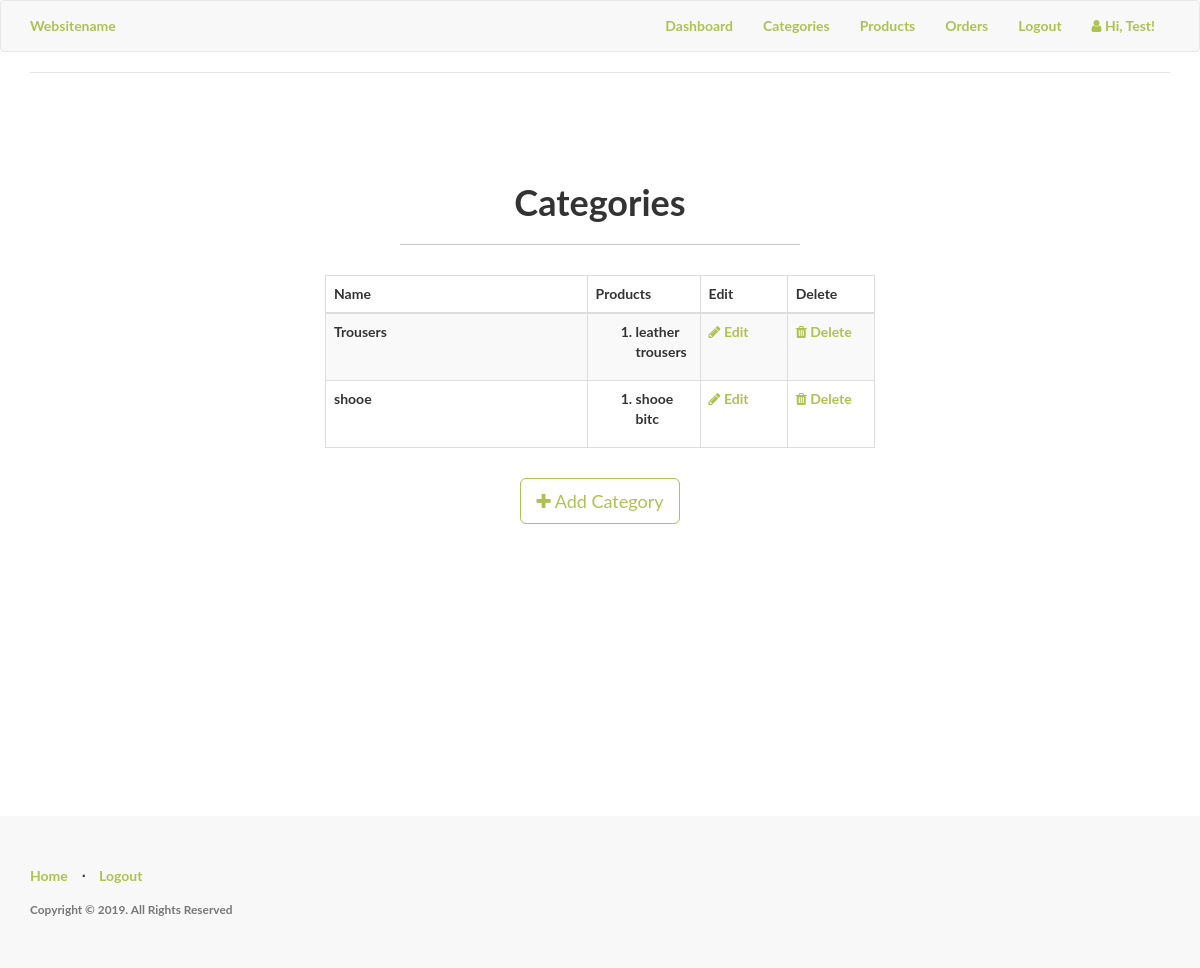
Page /admin/categories (signed in) on the committed database.
### app/models.py (models this page shows, shortened)
class User(UserMixin, db.Model):
	__tablename__="user"
	id = db.Column(db.Integer, primary_key=True)
	firstname = db.Column(db.String(24), index=True)
	lastname = db.Column(db.String(24), index=True)
	email = db.Column(db.String(50), index=True, unique=True)
	password_hash = db.Column(db.String)
	phonenumber = db.Column(db.String(18), index=True, unique=True)
	is_admin = db.Column(db.Boolean, default = False)
	order = db.relationship('Order', backref='my_orders')
	kart = db.relationship('Kart', uselist=False, backref='user_kart')
	shipping_info = db.relationship('ShippingInfo', backref='role',lazy='dynamic')

class Categories(db.Model):
	id = db.Column(db.Integer, primary_key=True)
	category_name  = db.Column(db.String(20), index = True)
	product = db.relationship('Products', backref='products_categories')

class Products(db.Model):
	__tablename__ = 'product'
	id = db.Column(db.Integer, primary_key=True)
	product_name = db.Column(db.String(100), index=True)
	product_price = db.Column(db.Integer, index=True)
	product_image = db.Column(db.String(120),index=True)
	product_description = db.Column(db.String(200), index=True)
	product_stock = db.Column(db.Integer, index = True)
	product_size = db.Column(db.String(5), index = True)
	categories_id = db.Column(db.Integer, db.ForeignKey('categories.id'))
	'''
		foreign key for product.id
		test this weda its one order several products or several orders, serveral products
		using many to many for now
		#many many rel with order
	'''
	order = db.relationship("Order", secondary = association_table)

### app/admin/routes.py (the view)
@admin.route('/categories', methods = ['GET','POST'])
@login_required
def list_categories():
	check_admin()
	categories = Categories.query.all()
	return render_template('admin/categories/categories.html', title = "Product Categories",
		categories = categories)

### app/admin/routes.py (called while the page is built)
def check_admin():
	if not current_user.is_admin:
		abort(403)

### app/models.py (called while the page is built)
@login_manager.user_loader
def load_user(id):
    return User.query.get(int(id))

### app/templates/admin/categories/categories.html (shortened to what this page needs)
{% import "bootstrap/utils.html" as utils %}
{% extends "header.html" %}
{% block body %}
<div class="content-section">
  <div class="outer">
    <div class="middle">
      <div class="inner">
        <br/>
        <br/>
        <h1 style="text-align:center;">Categories</h1>
        {% if categories %}
          <hr class="intro-divider">
          <div class="center">
            <table class="table table-striped table-bordered">
              <thead>
                <tr>
                  <th width="45%"> Name </th>
                  <th width="15%"> Products</th>
                  <th width="15%"> Edit </th>
                  <th width="15%"> Delete </th>
                </tr>
              </thead>
              <tbody>
              {% for category in categories %}
                <tr>
                  <td> {{ category.category_name }} </td>
                    {% if category.product == [] %}
                    <td>
                      0
                    </td>
                    {% else %}
                  <td>
                      <ol>
                        {% for name in category.product %}
                          <li>
                            {{ name.product_name }}
                          </li>
                          {% endfor %}
                        </ol>
                  </td>
                  {% endif %}
                  <td>
                    <a href="{{ url_for('admin.edit_category', id=category.id) }}">
                      <i class="fa fa-pencil"></i> Edit
                    </a>
                  </td>
                  <td>
                    <a href="{{ url_for('admin.delete_category', id=category.id) }}">
                      <i class="fa fa-trash"></i> Delete
                    </a>
                  </td>
                </tr>
              {% endfor %}
              </tbody>
            </table>
          </div>
          <div style="text-align: center">
        {% else %}
          <div style="text-align: center">
            <h3> No categories have been added. </h3>
            <hr class="intro-divider">
        {% endif %}
          <a href="{{ url_for('admin.add_category') }}" class="btn btn-default btn-lg">
            <i class="fa fa-plus"></i>
            Add Category
          </a>
        </div>
      </div>
    </div>
  </div>
</div>
{% endblock %}

### app/templates/header.html (shortened to what this page needs)
<!DOCTYPE html>
<html lang="en">
<head>
    <link href="https://maxcdn.bootstrapcdn.com/bootstrap/3.3.7/css/bootstrap.min.css" rel="stylesheet">
	<link href="https://maxcdn.bootstrapcdn.com/font-awesome/4.7.0/css/font-awesome.min.css" rel="stylesheet">
    <link href="{{ url_for('static', filename='css/style.css') }}" rel="stylesheet">
</head>
<body>
<header>
    <nav class="navbar navbar-default navbar topnav" role="navigation">
        <div class="container topnav">
          <div class="navbar-header">
              <a class="navbar-brand topnav" href="{{ url_for('home.homepage') }}">Websitename</a>
          </div>
          <div class="collapse navbar-collapse" id="bs-example-navbar-collapse-1">
            <ul class="nav navbar-nav navbar-right">
                {% if current_user.is_authenticated %}
                  {% if current_user.is_admin %}
                    <li><a href="{{ url_for('home.admin_dashboard') }}">Dashboard</a></li>
                    <li><a href="{{ url_for('admin.list_categories') }}">Categories</a></li>
                    <li><a href="{{ url_for('admin.list_products') }}">Products</a></li>
                    <li><a href="#">Orders</a></li>
                  {% else %}
                    <li><a href="{{ url_for('users.cart') }}">Cart</a></li>
                  {% endif %}
                  <li><a href="{{ url_for('auth.logout') }}">Logout</a></li>
                  <li><a><i class="fa fa-user"></i>  Hi, {{ current_user.firstname }}!</a></li>
                {% else %}
                  <li><a href="{{ url_for('home.homepage') }}">Home</a></li>
                  <li><a href="{{ url_for('auth.register') }}">Register</a></li>
                  <li><a href="{{ url_for('auth.login') }}">Login</a></li>
                  <li><a href="{{ url_for('users.cart') }}">Cart</a></li>
                {% endif %}
            </ul>
          </div>
        </div>
    </nav>
</header>
    <div class="wrapper container">
      {% block body %}
      {% endblock %}
      <div class="push"></div>
    </div>
    <footer>
        <div class="container">
            <div class="row">
                <div class="col-lg-12">
                    <ul class="list-inline">
					    <li><a href="{{ url_for('home.homepage') }}">Home</a></li>
					    <li class="footer-menu-divider">⋅</li>
					    {% if current_user.is_authenticated %}
					      <li><a href="{{ url_for('auth.logout') }}">Logout</a></li>
					    {% else %}
					      <li><a href="{{ url_for('auth.register') }}">Register</a></li>
					      <li class="footer-menu-divider">⋅</li>
					      <li><a href="{{ url_for('auth.login') }}">Login</a></li>
					    {% endif %}
					</ul>
                    <p class="copyright text-muted small">Copyright © 2019. All Rights Reserved</p>
                </div>
            </div>
        </div>
    </footer>
</body>
</html>

### app/static/css/style.css (style rules this page uses)
body, html { width: 100%; height: 100%; }
body, h1, h2, h3 { font-family: "Lato", "Helvetica Neue", Helvetica, Arial, sans-serif; font-weight: 700; }
a, .navbar-default .navbar-brand, .navbar-default .navbar-nav>li>a { color: #aec251; }
footer { padding: 50px 0; background-color: #f8f8f8; }
p.copyright { margin: 15px 0 0; }
.btn-default { border-color: #aec251; color: #aec251; }
.center { margin: auto; width: 50%; padding: 10px; }
.content-section { padding: 50px 0; border-top: 1px solid #e7e7e7; }
.footer, .push { clear: both; height: 4em; }
.intro-divider { width: 400px; border-top: 1px solid #f8f8f8; border-bottom: 1px solid rgba(0,0,0,0.2); }
.topnav { font-size: 14px; }
.wrapper { min-height: 100%; height: auto !important; height: 100%; margin: 0 auto -4em; }
.outer { display: table; height: 70%; width: 100%; }
.middle { display: table-cell; vertical-align: middle; }
.inner { margin-left: auto; margin-right: auto; }

### rows in the picture
User: firstname "Test"
Categories: category_name "Trousers"
Products: product_name "leather trousers"
Categories: category_name "shooe"
Products: product_name "shooe bitc"
